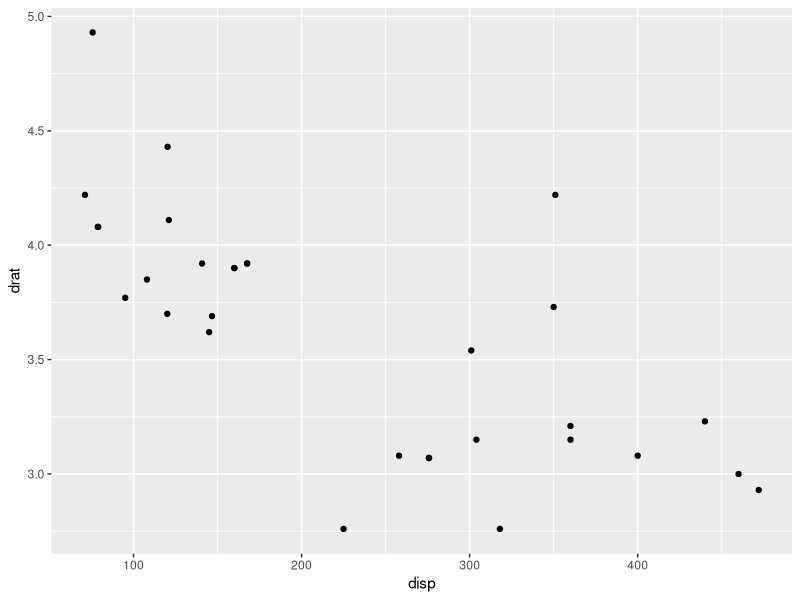

Generate this figure with R:

library(ggplot2)


  ggplot(mtcars) +
  geom_point(aes(disp, drat))

# sayHello <- function(){
#   print('hello')
# }
#
# sayHello()
